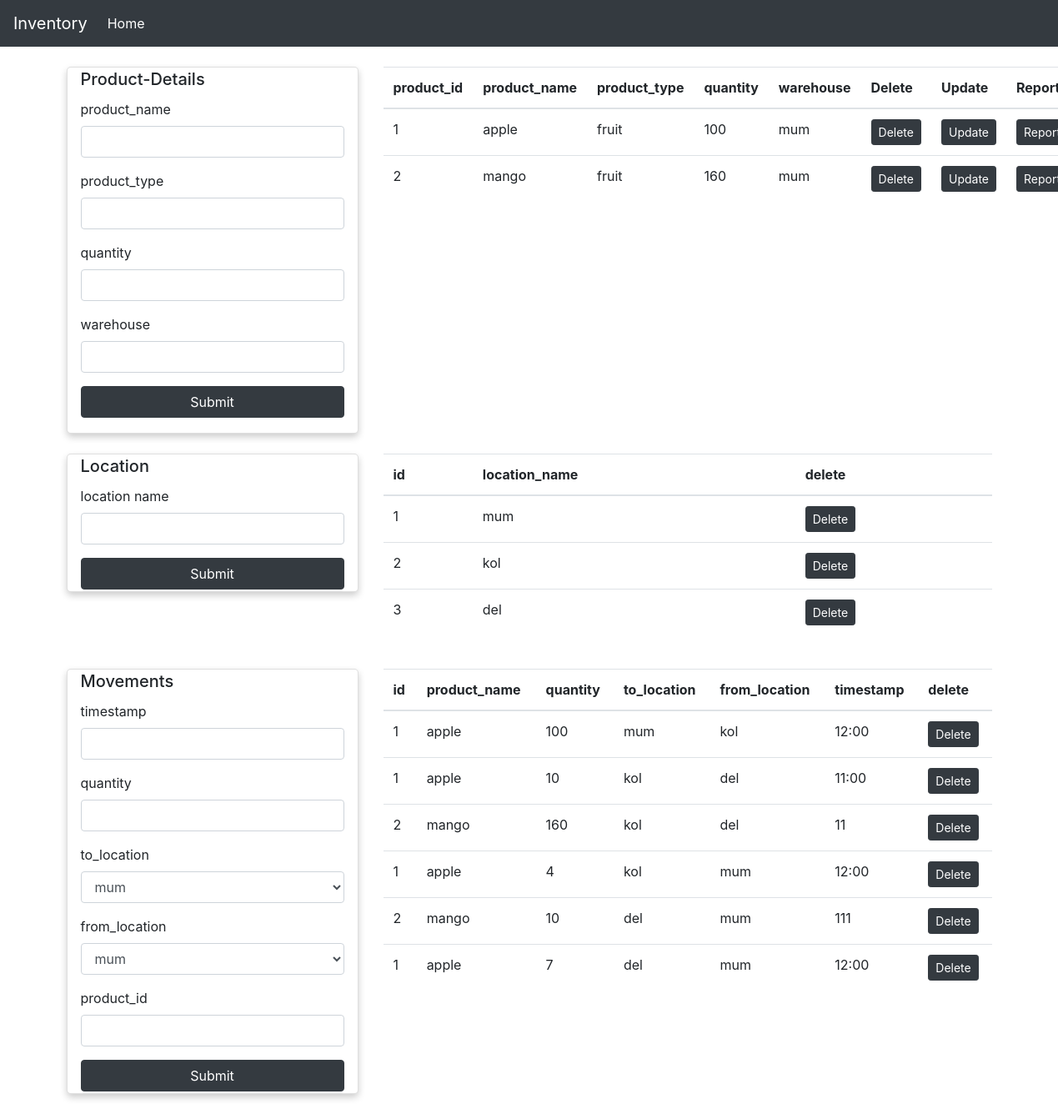
The page / on the database its author committed.
### app.py (models this page shows)
class User1(db.Model):
    id = db.Column(db.Integer,primary_key=True, autoincrement=True)
    product_name = db.Column(db.String(200))
    product_type = db.Column(db.String(200))
    quantity = db.Column(db.String(200))
    warehouse = db.Column(db.String(200))
    movements = db.relationship('Movement', backref="user2")

class Location(db.Model):
    id = db.Column(db.Integer,primary_key=True, autoincrement=True)
    location_name = db.Column(db.String(200))

class Movement(db.Model):
    id = db.Column(db.Integer, primary_key=True)
    timestamp = db.Column(db.String(200))
    to_location = db.Column(db.String(200))
    from_location = db.Column(db.String(200))
    product_id = db.Column(db.Integer, db.ForeignKey('user1.id'))
    quantity = db.Column(db.Integer)

### app.py (the view, shortened to what this page needs)
@app.route('/',methods=['GET','POST'])
def get():
    if request.method == "GET":
        user1s = User1.query.all()
        locations = Location.query.all()
        movements = db.session.query(User1, Movement).filter(User1.id == Movement.product_id ).all()
        page ='home'
        user = User1(id='',product_name='',product_type='',quantity='',warehouse='')
        return render_template('home.html',user1s=user1s,locations=locations,movements=movements,page=page,user=user)

### templates/home.html (shortened to what this page needs)
{% extends 'index.html' %}
{% block content %}
<br>
<div class="row">
    <div class="col-lg-4">
        <div class="card" >
            <h5 class="card-title">Product-Details</h5>
            {% if page == 'home' %}
            <form action="/" method="POST" class="form-group">
            {% endif %}
            <div class="form-group">
                <label for="">product_name</label>
                <input type="text" name="product_name" class="form-control" value={{user.product_name}}>
            </div>
            <div class="form-group">
                <label for="">product_type</label>
                <input type="text" name="product_type" class="form-control" value={{user.product_type}}>
            </div>
            <div class="form-group">
                <label for="">quantity</label>
                <input type="text" name="quantity" class="form-control" value={{user.quantity}}>
            </div>
            <div class="form-group">
                <label for="">warehouse</label>
                <input type="text" name="warehouse" class="form-control" value={{user.warehouse}}>
            </div>
            <button class="btn btn-block btn-dark">Submit</button>
            </form>
        </div>
    </div>
    <div class="col-lg-8">
        <table class="table">
            <thead>
                <th>product_id</th>
                <th>product_name</th>
                <th>product_type</th>
                <th>quantity</th>
                <th>warehouse</th>
                <th>Delete</th>
                <th>Update</th>
                <th>Report</th>
            </thead>
            <tbody>
                {% for i in user1s %}
                <tr>
                    <td>{{ i.id }}</td>
                    <td>{{ i.product_name }}</td>
                    <td>{{ i.product_type }}</td>
                    <td>{{ i.quantity }}</td>
                    <td>{{ i.warehouse }}</td>
                    <td>
                        <a href='/delete_product/{{i.id}}' class="btn btn-sm btn-dark">Delete</a>
                    </td>
                    <td>
                        <a href='/update_product/{{i.id}}' class="btn btn-sm btn-dark">Update</a>
                    </td>
                    <td>
                        <a href='/report/{{i.id}}' class="btn btn-sm btn-dark">Report</a>
                    </td>
                </tr>
                {% endfor %}
            </tbody>
        </table>
    </div>
</div>
<br>
<div class="row">
    <div class="col-lg-4">
        <div class="card" >
            <h5 class="card-title">Location</h5>
            <form method="POST" action="/add_location">
                <div class="form-group">
                    <label for="">location name</label>
                    <input type="text" name="location_name" class="form-control" >
                </div>
                <button class="btn btn-block btn-dark">Submit</button>
            </form>
        </div>
    </div>
    <div class="col-lg-8">
        <table class="table">
            <thead>
                <th>id</th>
                <th>location_name</th>
                <th>delete</th>
            </thead>
            <tbody>
                {% for i in locations %}
                <tr>
                    <td>{{ i.id }}</td>
                    <td>{{ i.location_name }}</td>
                    <td>
                        <a href='/delete_location/{{i.id}}' class="btn btn-sm btn-dark">Delete</a>
                    </td>
                </tr>
                {% endfor %}
            </tbody>
        </table>
    </div>
</div>
<br>
<div class="row">
    <div class="col-lg-4">
        <div class="card" >
            <h5 class="card-title">Movements</h5>
            <form method="POST" action="/add_movement">
                <div class="form-group">
                    <label for="">timestamp</label>
                    <input type="text" name="timestamp" class="form-control" >
                </div>
                <div class="form-group">
                    <label for="">quantity</label>
                    <input type="text" name="quantity" class="form-control" >
                </div>
                <div class="form-group">
                    <label for="">to_location</label>
                    <select class="form-control" name="to_location" id="to_location">
                        {% for i in locations %}
                        <option value="{{i.location_name}}">{{i.location_name}}</option>
                        {% endfor %}
                    </select>
                </div>
                <div class="form-group">
                    <label for="">from_location</label>
                    <select class="form-control" name="from_location" id="from_location">
                        {% for i in locations %}
                        <option value="{{i.location_name}}">{{i.location_name}}</option>
                        {% endfor %}
                    </select>
                </div>
                <div class="form-group">
                    <label for="">product_id</label>
                    <input type="text" name="product_id" class="form-control" >
                </div>
                <button class="btn btn-block btn-dark">Submit</button>
            </form>
        </div>
    </div>
    <div class="col-lg-8">
        <table class="table">
            <thead>
                <th>id</th>
                <th>product_name</th>
                <th>quantity</th>
                <th>to_location</th>
                <th>from_location</th>
                <th>timestamp</th>
                <th>delete</th>
            </thead>
            <tbody>
                {% for i in movements %}
                <tr>
                    <td>{{ i.User1.id }}</td>
                    <td>{{ i.User1.product_name }}</td>
                    <td>{{ i.Movement.quantity }}</td>
                    <td>{{ i.Movement.to_location }}</td>
                    <td>{{ i.Movement.from_location }}</td>
                    <td>{{ i.Movement.timestamp }}</td>
                    <td>
                        <a href='/delete_movement/{{i.Movement.id}}' class="btn btn-sm btn-dark">Delete</a>
                    </td>
                </tr>
                {% endfor %}
            </tbody>
        </table>
    </div>
</div>
<br>
{% endblock %}

### Include/css/style.css (style rules this page uses)
.card { box-shadow: 0 4px 8px 0 rgba(0,0,0,0.2); transition: 0.3s; border-radius: 5px; padding: 2px 16px; }

### rows shown on the page
User1: id "1", product_name "apple", product_type "fruit", quantity "100", warehouse "mum", User1.id "1", User1.product_name "apple", Movement.quantity "100", Movement.to_location "mum", Movement.from_location "kol", Movement.timestamp "12:00", Movement.quantity "10", Movement.to_location "kol", Movement.from_location "del", Movement.timestamp "11:00", Movement.quantity "4", Movement.from_location "mum", Movement.quantity "7", Movement.to_location "del"
User1: id "2", product_name "mango", product_type "fruit", quantity "160", warehouse "mum", User1.id "2", User1.product_name "mango", Movement.quantity "160", Movement.to_location "kol", Movement.from_location "del", Movement.timestamp "11", Movement.quantity "10", Movement.to_location "del", Movement.from_location "mum", Movement.timestamp "111"
Location: id "1", location_name "mum"
Location: id "2", location_name "kol"
Location: id "3", location_name "del"

### other values the page prints
form field to_location "mum"
form field from_location "mum"
